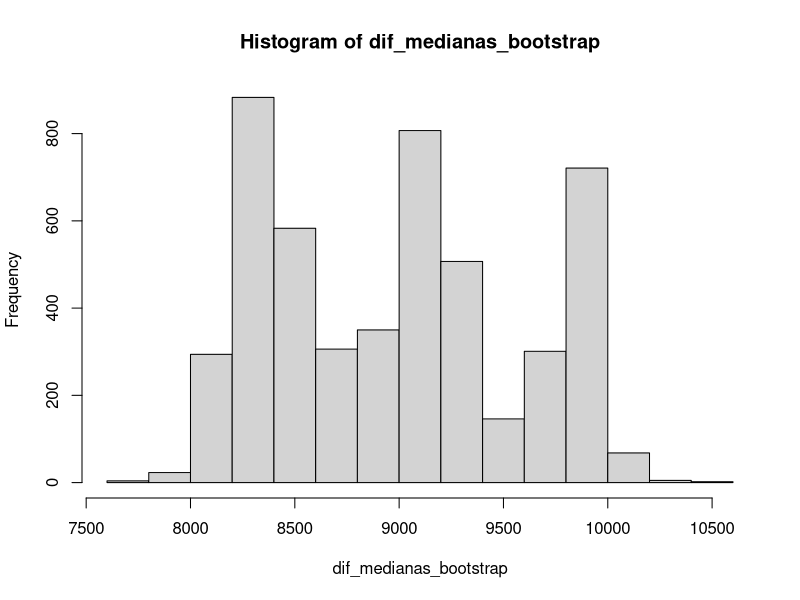

Reproduce this figure in R.
# Ejercicio 3

# Encuesta Permanente de Hogares

eph <- read.csv('eph21_3T.csv')

# a)

eph_hombres <- eph[ eph$mujer == 0,]
length(eph_hombres$ingresototal) # 20386

eph_mujeres <- eph[ eph$mujer == 1,]
length(eph_mujeres$ingresototal) # 21962


median(eph_hombres$ingresototal.conruido) - median(eph_mujeres$ingresototal.conruido) # La mediana de los hombres es mayor

# b)

set.seed(10)
bootstrap_mujeres <- sample(eph_mujeres$ingresototal.conruido, 21962, replace = TRUE)
bootstrap_hombres <- sample(eph_hombres$ingresototal.conruido, 20386, replace = TRUE)

dif_bootstrap_ruido <- median(bootstrap_hombres) - median(bootstrap_mujeres)
dif_bootstrap_ruido

# c)

dif_medianas_bootstrap <- c()
for ( i in 1:5000){
  temp_mujeres <- sample(eph_mujeres$ingresototal.conruido, 21962, replace = TRUE)
  temp_hombres <- sample(eph_hombres$ingresototal.conruido, 20386, replace = TRUE)
  dif_mediana_temp <- median(temp_hombres) - median(temp_mujeres)
  dif_medianas_bootstrap[i] <- dif_mediana_temp
}

hist(dif_medianas_bootstrap) # Tres modas, en todos los casos son positivas las diferencias, i.e. la mediana del ingreso total de hombres es mayor
sd(dif_medianas_bootstrap)

# d)

intervalo_confianza_normal <- c( mean(dif_medianas_bootstrap) - qnorm(1 - 0.05/2), mean(dif_medianas_bootstrap) + qnorm(1 - 0.05/2) )
intervalo_confianza_percentil <- c( quantile(dif_medianas_bootstrap, 0.05/2), quantile(dif_medianas_bootstrap, 1 - 0.05/2))

intervalo_confianza_normal
intervalo_confianza_percentil

# En base a estos datos se observa que los ingresos medianos de los hombres es mayor que el de las mujeres.